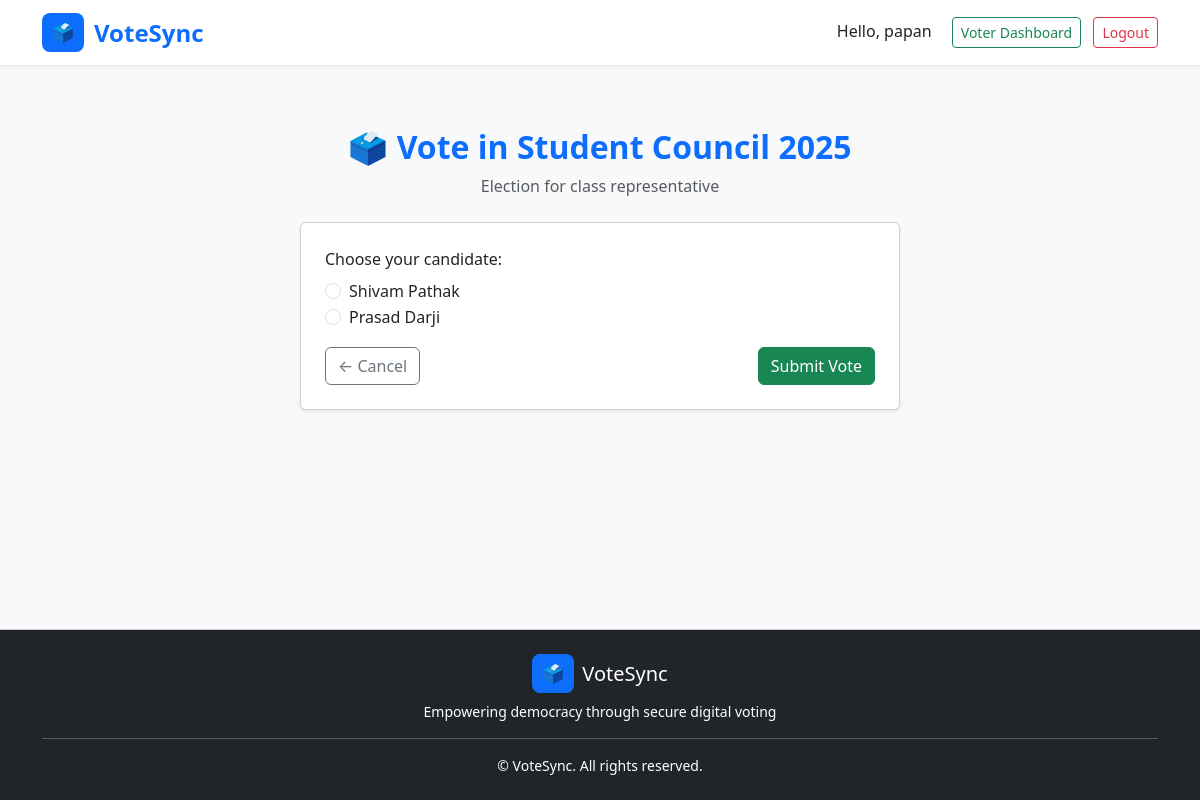
/voter/vote/2/ (signed in), run on the app's committed database.
### core/models.py (models this page shows, shortened)
class Election(models.Model):
    name = models.CharField(max_length=255)
    description = models.TextField()
    start_time = models.DateTimeField()
    end_time = models.DateTimeField()
    status = models.BooleanField(default=False)

class Candidate(models.Model):
    election = models.ForeignKey(Election, on_delete=models.CASCADE, related_name='candidates')
    name = models.CharField(max_length=255)

### core/views.py (the view)
# urls.py: path('voter/vote/<int:election_id>/', views.vote_view, name='vote'),
@login_required
@role_required('voter')
def vote_view(request, election_id):
    election = get_object_or_404(Election, id=election_id)
    candidates = election.candidates.all()
    if Vote.objects.filter(voter=request.user, election=election).exists():
        messages.warning(request, "You have already voted.")
        return redirect('voter_dashboard')
    if request.method == 'POST':
        candidate_id = request.POST.get('candidate')
        candidate = get_object_or_404(Candidate, id=candidate_id)
        Vote.objects.create(voter=request.user, candidate=candidate, election=election)
        messages.success(request, "Your vote has been submitted!")
        return redirect('voter_dashboard')
    return render(request, 'voter/voter.html', {'election': election, 'candidates': candidates})

### core/templates/voter/voter.html (shortened to what this page needs)
{% extends 'base.html' %} {% block content %}
<div class="container py-5">
  <div class="text-center mb-4">
    <h2 class="fw-bold text-primary">🗳️ Vote in {{ election.name }}</h2>
    <p class="text-muted">{{ election.description }}</p>
  </div>
  <form
    method="POST"
    class="card p-4 shadow-sm mx-auto"
    style="max-width: 600px"
  >
    <div class="mb-3">
      <label
        for="candidateSelect"
        class="form-label"
        >Choose your candidate:</label
      >
      {% for candidate in candidates %}
      <div class="form-check">
        <input
          class="form-check-input"
          type="radio"
          name="candidate"
          value="{{ candidate.id }}"
          id="candidate{{ candidate.id }}"
          required
        />
        <label
          class="form-check-label"
          for="candidate{{ candidate.id }}"
        >
          {{ candidate.name }}
        </label>
      </div>
      {% endfor %}
    </div>
    <div class="d-flex justify-content-between">
      <a
        href="{% url 'voter_dashboard' %}"
        class="btn btn-outline-secondary"
        >← Cancel</a
      >
      <button
        type="submit"
        class="btn btn-success"
      >
        Submit Vote
      </button>
    </div>
  </form>
</div>
{% endblock %}

### core/templates/base.html (shortened to what this page needs)
<!DOCTYPE html>
<html lang="en">
  <head>
    <link
      href="https://cdn.jsdelivr.net/npm/bootstrap@5.3.0/dist/css/bootstrap.min.css"
      rel="stylesheet"
    />
  </head>
  <body class="bg-light">
    <nav
      class="navbar navbar-expand-lg navbar-light bg-white shadow-sm fixed-top"
    >
      <div class="container">
        <a
          class="navbar-brand d-flex align-items-center"
          href="{% url 'home' %}"
        >
          <div class="navbar-brand-logo">🗳️</div>
          <strong class="text-primary fs-4">VoteSync</strong>
        </a>
        <div class="ms-auto">
          {% if user.is_authenticated %}
          <span class="me-3">Hello, {{ user.username }}</span>
          {% if user.userprofile.role == 'admin' %}
          <a
            href="{% url 'admin_dashboard' %}"
            class="btn btn-outline-primary btn-sm me-2"
            >Admin Dashboard</a
          >
          {% elif user.userprofile.role == 'voter' %}
          <a
            href="{% url 'voter_dashboard' %}"
            class="btn btn-outline-success btn-sm me-2"
            >Voter Dashboard</a
          >
          {% endif %}
          <a
            href="{% url 'logout' %}"
            class="btn btn-outline-danger btn-sm"
            >Logout</a
          >
          {% endif %}
        </div>
      </div>
    </nav>
    <main class="container">{% block content %}{% endblock %}</main>
    <footer class="bg-dark text-white text-center py-4 mt-auto">
      <div class="container">
        <div class="d-flex justify-content-center align-items-center mb-2">
          <div class="navbar-brand-logo bg-primary text-white me-2">🗳️</div>
          <h5 class="mb-0">VoteSync</h5>
        </div>
        <p class="text-white small mb-0">
          Empowering democracy through secure digital voting
        </p>
        <hr class="bg-light my-3" />
        <p class="small text-white mb-0">
          &copy; {{ now|date:"Y" }} VoteSync. All rights reserved.
        </p>
      </div>
    </footer>
  </body>
</html>

### core/templates/base.html (style rules this page uses)
html, body { height: 100%; margin: 0; }
body { display: flex; flex-direction: column; }
main { flex: 1 0 auto; padding-top: 80px; }
footer { flex-shrink: 0; border-top: 1px solid #ccc; }
.navbar-brand-logo { background-color: #0d6efd; padding: 6px 10px; border-radius: 8px; margin-right: 10px; color: white; font-size: 18px; }

### data on the page
Election: name "Student Council 2025", description "Election for class representative"
Candidate: name "Shivam Pathak"
Candidate: name "Prasad Darji"

### other printed values
{{ user.username }} "papan"
